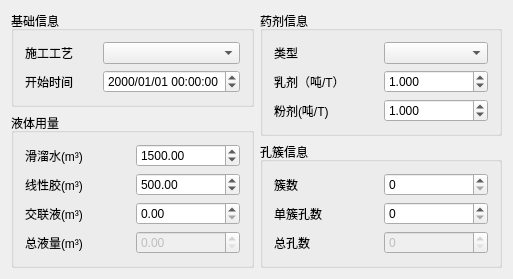
<?xml version="1.0" encoding="UTF-8"?>
<ui version="4.0">
 <class>WidgetBasicFracClass</class>
 <widget class="QWidget" name="WidgetBasicFracClass">
  <property name="geometry">
   <rect>
    <x>0</x>
    <y>0</y>
    <width>513</width>
    <height>278</height>
   </rect>
  </property>
  <property name="windowTitle">
   <string>WidgetBasicFrac</string>
  </property>
  <layout class="QVBoxLayout" name="verticalLayout">
   <item>
    <layout class="QGridLayout" name="gridLayout_5">
     <item row="0" column="0">
      <widget class="QGroupBox" name="groupBox">
       <property name="title">
        <string>基础信息</string>
       </property>
       <layout class="QGridLayout" name="gridLayout">
        <item row="0" column="0">
         <widget class="QLabel" name="label">
          <property name="text">
           <string>施工工艺</string>
          </property>
         </widget>
        </item>
        <item row="0" column="1">
         <widget class="QComboBox" name="comboBoxfraopera"/>
        </item>
        <item row="1" column="0">
         <widget class="QLabel" name="label_2">
          <property name="text">
           <string>开始时间</string>
          </property>
         </widget>
        </item>
        <item row="1" column="1">
         <widget class="QDateTimeEdit" name="dateTimeEdittime">
          <property name="displayFormat">
           <string>yyyy/MM/dd HH:mm:ss</string>
          </property>
         </widget>
        </item>
       </layout>
      </widget>
     </item>
     <item row="0" column="1" rowspan="2">
      <widget class="QGroupBox" name="groupBox_2">
       <property name="title">
        <string>药剂信息</string>
       </property>
       <layout class="QGridLayout" name="gridLayout_2">
        <item row="0" column="0">
         <widget class="QLabel" name="label_3">
          <property name="text">
           <string>类型</string>
          </property>
         </widget>
        </item>
        <item row="0" column="1">
         <widget class="QComboBox" name="comboBoxpstype"/>
        </item>
        <item row="1" column="0">
         <widget class="QLabel" name="label_4">
          <property name="text">
           <string>乳剂（吨/T）</string>
          </property>
         </widget>
        </item>
        <item row="2" column="0">
         <widget class="QLabel" name="label_5">
          <property name="text">
           <string>粉剂(吨/T)</string>
          </property>
         </widget>
        </item>
        <item row="1" column="1">
         <widget class="QDoubleSpinBox" name="doubleSpinBoxemulsion">
          <property name="decimals">
           <number>3</number>
          </property>
          <property name="maximum">
           <double>10.000000000000000</double>
          </property>
          <property name="value">
           <double>1.000000000000000</double>
          </property>
         </widget>
        </item>
        <item row="2" column="1">
         <widget class="QDoubleSpinBox" name="doubleSpinBoxpowder">
          <property name="decimals">
           <number>3</number>
          </property>
          <property name="maximum">
           <double>10.000000000000000</double>
          </property>
          <property name="value">
           <double>1.000000000000000</double>
          </property>
         </widget>
        </item>
       </layout>
      </widget>
     </item>
     <item row="1" column="0" rowspan="2">
      <widget class="QGroupBox" name="groupBox_4">
       <property name="title">
        <string>液体用量</string>
       </property>
       <layout class="QVBoxLayout" name="verticalLayout_2">
        <item>
         <layout class="QHBoxLayout" name="horizontalLayout">
          <item>
           <widget class="QLabel" name="label_9">
            <property name="text">
             <string>滑溜水(m³)</string>
            </property>
           </widget>
          </item>
          <item>
           <widget class="QDoubleSpinBox" name="doubleSpinBoxslickwater">
            <property name="maximum">
             <double>2500.000000000000000</double>
            </property>
            <property name="value">
             <double>1500.000000000000000</double>
            </property>
           </widget>
          </item>
         </layout>
        </item>
        <item>
         <layout class="QHBoxLayout" name="horizontalLayout_2">
          <item>
           <widget class="QLabel" name="label_10">
            <property name="text">
             <string>线性胶(m³)</string>
            </property>
           </widget>
          </item>
          <item>
           <widget class="QDoubleSpinBox" name="doubleSpinBoxlineargel">
            <property name="maximum">
             <double>1000.000000000000000</double>
            </property>
            <property name="value">
             <double>500.000000000000000</double>
            </property>
           </widget>
          </item>
         </layout>
        </item>
        <item>
         <layout class="QHBoxLayout" name="horizontalLayout_3">
          <item>
           <widget class="QLabel" name="label_11">
            <property name="text">
             <string>交联液(m³)</string>
            </property>
           </widget>
          </item>
          <item>
           <widget class="QDoubleSpinBox" name="doubleSpinBoxCfluid"/>
          </item>
         </layout>
        </item>
        <item>
         <layout class="QHBoxLayout" name="horizontalLayout_4">
          <item>
           <widget class="QLabel" name="labelall">
            <property name="text">
             <string>总液量(m³)</string>
            </property>
           </widget>
          </item>
          <item>
           <widget class="QDoubleSpinBox" name="doubleSpinBoxall">
            <property name="enabled">
             <bool>false</bool>
            </property>
            <property name="maximum">
             <double>5000.000000000000000</double>
            </property>
           </widget>
          </item>
         </layout>
        </item>
       </layout>
      </widget>
     </item>
     <item row="2" column="1">
      <widget class="QGroupBox" name="groupBox_3">
       <property name="title">
        <string>孔簇信息</string>
       </property>
       <layout class="QGridLayout" name="gridLayout_3">
        <item row="1" column="0">
         <widget class="QLabel" name="label_8">
          <property name="text">
           <string>单簇孔数</string>
          </property>
         </widget>
        </item>
        <item row="0" column="1">
         <widget class="QSpinBox" name="spinBoxper">
          <property name="maximum">
           <number>20</number>
          </property>
         </widget>
        </item>
        <item row="1" column="1">
         <widget class="QSpinBox" name="spinBoxpercount">
          <property name="maximum">
           <number>10</number>
          </property>
         </widget>
        </item>
        <item row="0" column="0">
         <widget class="QLabel" name="label_7">
          <property name="text">
           <string>簇数</string>
          </property>
         </widget>
        </item>
        <item row="2" column="1">
         <widget class="QSpinBox" name="spinBoxallper">
          <property name="enabled">
           <bool>false</bool>
          </property>
         </widget>
        </item>
        <item row="2" column="0">
         <widget class="QLabel" name="labelallper">
          <property name="text">
           <string>总孔数</string>
          </property>
         </widget>
        </item>
       </layout>
      </widget>
     </item>
    </layout>
   </item>
  </layout>
 </widget>
 <layoutdefault spacing="6" margin="11"/>
 <resources/>
 <connections/>
</ui>
